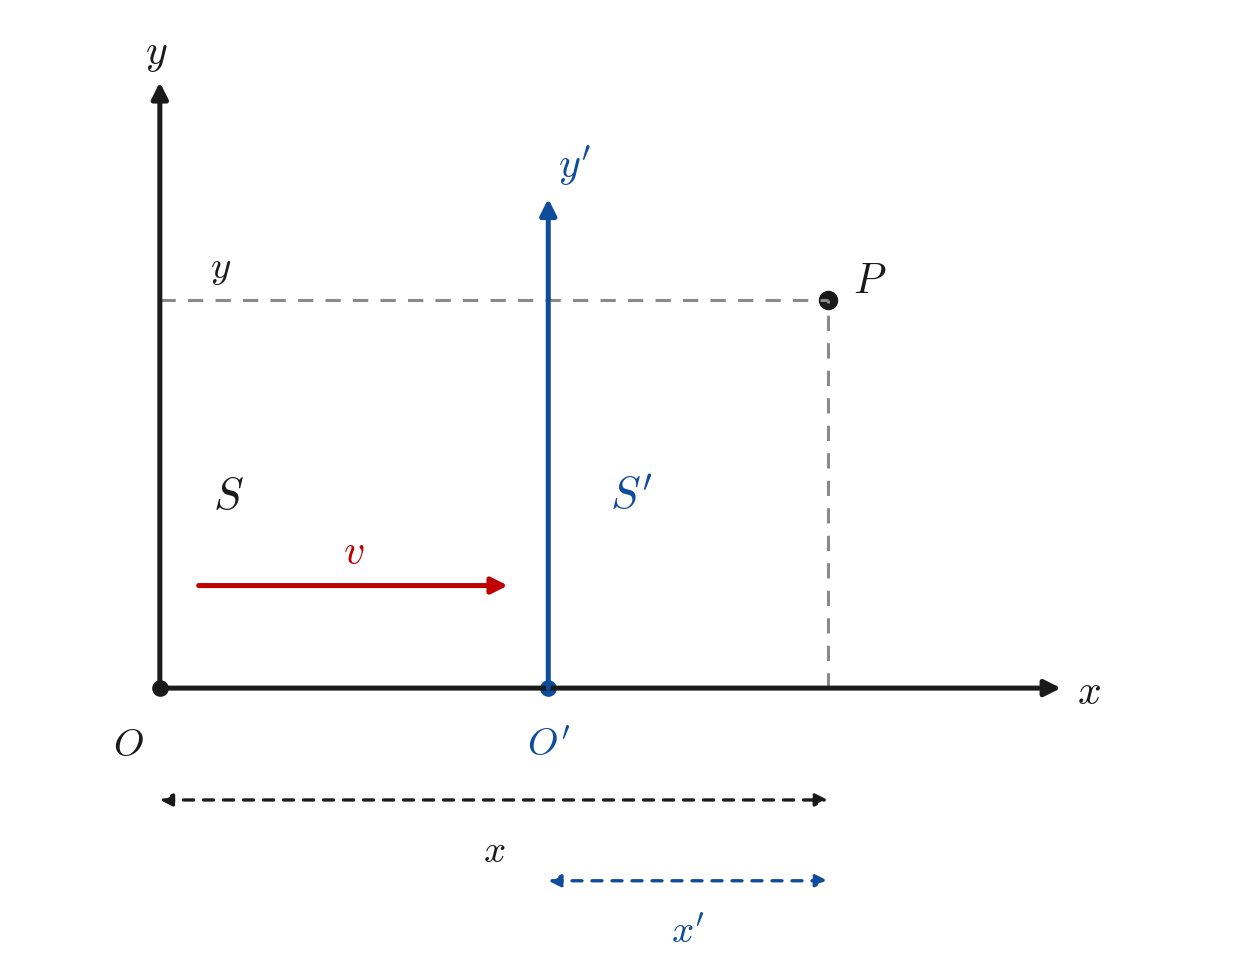

Write Python code to recreate this figure.
"""
洛伦兹变换示意图（《狭义相对论》第 2 章）
=======================================

生成坐标变换示意图 lorentz-frames.png：

惯性系 S 与 S' 的几何设置
    两系坐标轴对应平行，S' 系以速度 v 沿 x 轴正向相对 S 系运动；
    图中给出同一事件 P 在两系中的横坐标 x 与 x'（因横向坐标不变，y' = y）。

运行方式：python lorentz-frames.py
输出：与本脚本同目录的 lorentz-frames.png
"""

from pathlib import Path

import matplotlib.pyplot as plt

# ==================== 全局风格 ====================
plt.rcParams["font.sans-serif"] = ["SimHei", "Microsoft YaHei", "DejaVu Sans"]
plt.rcParams["axes.unicode_minus"] = False
plt.rcParams["mathtext.fontset"] = "cm"          # 数学符号使用 Computer Modern

C_S = "#1a1a1a"        # S 系：黑
C_SP = "#0f4c9c"       # S' 系：蓝
C_V = "#c00000"        # 相对速度：暗红
C_GRAY = "#8a8a8a"     # 辅助线：灰

OUT = Path(__file__).resolve().parent / "lorentz-frames.png"
DASH = (0, (5, 4))     # 虚线样式
DOTDASH = (0, (3, 3))  # 点划线样式


def arrow(ax, p_from, p_to, color, lw=1.8, ls="-", scale=12):
    """带箭头的直线段"""
    ax.annotate("", xy=p_to, xytext=p_from,
                arrowprops=dict(arrowstyle="-|>", color=color, lw=lw,
                                linestyle=ls, shrinkA=0, shrinkB=0,
                                mutation_scale=scale))


def double_arrow(ax, p_from, p_to, color, lw=1.2, scale=9):
    """双箭头（用于标注坐标跨度）"""
    ax.annotate("", xy=p_to, xytext=p_from,
                arrowprops=dict(arrowstyle="<|-|>", color=color, lw=lw,
                                linestyle=DOTDASH, shrinkA=0, shrinkB=0,
                                mutation_scale=scale))


fig, ax = plt.subplots(figsize=(6.4, 5.0))

# ==================== 惯性系 S 与 S' 的几何设置 ====================
ax.set_xlim(-0.9, 6.9)
ax.set_ylim(-1.75, 4.3)
ax.set_aspect("equal")
ax.axis("off")

# --- S 系 ---
arrow(ax, (0, 0), (5.8, 0), C_S)                 # x 轴
arrow(ax, (0, 0), (0, 3.9), C_S)                 # y 轴
ax.text(5.9, -0.02, "$x$", fontsize=15, color=C_S, va="center")
ax.text(-0.02, 4.02, "$y$", fontsize=15, color=C_S, ha="center")
ax.plot(0, 0, "o", ms=5, color=C_S)
ax.text(-0.30, -0.44, "$O$", fontsize=14, color=C_S)
ax.text(0.34, 1.15, "$S$", fontsize=16, color=C_S)

# --- S' 系 ---
xp = 2.5                                          # S' 系原点在 x 轴上的位置
arrow(ax, (xp, 0), (xp, 3.15), C_SP)              # y' 轴
ax.plot(xp, 0, "o", ms=5, color=C_SP)
ax.text(xp, -0.44, "$O'$", fontsize=14, color=C_SP, ha="center")
ax.text(xp + 0.06, 3.28, "$y'$", fontsize=15, color=C_SP)
ax.text(xp + 0.40, 1.15, "$S'$", fontsize=16, color=C_SP)

# --- 相对速度 v ---
arrow(ax, (0.25, 0.66), (2.24, 0.66), C_V)
ax.text(1.25, 0.80, "$v$", fontsize=15, color=C_V, ha="center")

# --- 事件 P 及其在两系中的横坐标 ---
Px, Py = 4.3, 2.5
ax.plot(Px, Py, "o", ms=6, color=C_S)
ax.text(Px + 0.16, Py + 0.04, "$P$", fontsize=15, color=C_S)
ax.plot([Px, Px], [0, Py], ls=DASH, lw=1.1, color=C_GRAY)       # 到 x 轴的垂线
ax.plot([0, Px], [Py, Py], ls=DASH, lw=1.1, color=C_GRAY)       # 到 y 轴的垂线
ax.text(0.32, Py + 0.14, "$y$", fontsize=14, color=C_S)          # 纵坐标读数

# x 跨度（自 O 量起）与 x' 跨度（自 O' 量起）
y1, y2 = -0.72, -1.24
double_arrow(ax, (0, y1), (Px, y1), C_S)
ax.text(Px / 2, y1 - 0.40, "$x$", fontsize=14, color=C_S, ha="center")
double_arrow(ax, (xp, y2), (Px, y2), C_SP)
ax.text((xp + Px) / 2, y2 - 0.40, "$x'$", fontsize=14, color=C_SP, ha="center")

plt.tight_layout()
fig.savefig(OUT, dpi=200, bbox_inches="tight", facecolor="white")
print(f"已输出：{OUT}")
